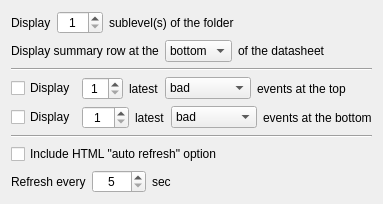
             <widget class="QWidget" name="page">
              <layout class="QVBoxLayout" name="verticalLayout_11">
               <item>
                <layout class="QHBoxLayout" name="horizontalLayout_17">
                 <item>
                  <widget class="QLabel" name="label_12">
                   <property name="sizePolicy">
                    <sizepolicy hsizetype="Maximum" vsizetype="Preferred">
                     <horstretch>0</horstretch>
                     <verstretch>0</verstretch>
                    </sizepolicy>
                   </property>
                   <property name="text">
                    <string>Display</string>
                   </property>
                  </widget>
                 </item>
                 <item>
                  <widget class="QSpinBox" name="spinSublevelsOfTheFolder">
                   <property name="sizePolicy">
                    <sizepolicy hsizetype="Maximum" vsizetype="Fixed">
                     <horstretch>0</horstretch>
                     <verstretch>0</verstretch>
                    </sizepolicy>
                   </property>
                   <property name="alignment">
                    <set>Qt::AlignCenter</set>
                   </property>
                   <property name="minimum">
                    <number>1</number>
                   </property>
                   <property name="maximum">
                    <number>111</number>
                   </property>
                   <property name="value">
                    <number>1</number>
                   </property>
                  </widget>
                 </item>
                 <item>
                  <widget class="QLabel" name="label_13">
                   <property name="text">
                    <string>sublevel(s) of the folder</string>
                   </property>
                  </widget>
                 </item>
                </layout>
               </item>
               <item>
                <layout class="QHBoxLayout" name="horizontalLayout_16" stretch="2,1,3">
                 <item>
                  <widget class="QLabel" name="label_14">
                   <property name="text">
                    <string>Display summary row at the</string>
                   </property>
                  </widget>
                 </item>
                 <item>
                  <widget class="QComboBox" name="cmbSummaryRowAt">
                   <item>
                    <property name="text">
                     <string>bottom</string>
                    </property>
                   </item>
                   <item>
                    <property name="text">
                     <string>top</string>
                    </property>
                   </item>
                  </widget>
                 </item>
                 <item>
                  <widget class="QLabel" name="label_15">
                   <property name="text">
                    <string>of the datasheet</string>
                   </property>
                  </widget>
                 </item>
                </layout>
               </item>
               <item>
                <widget class="Line" name="line_2">
                 <property name="orientation">
                  <enum>Qt::Horizontal</enum>
                 </property>
                </widget>
               </item>
               <item>
                <layout class="QHBoxLayout" name="horizontalLayout_15" stretch="1,1,1,1,3">
                 <item>
                  <widget class="QCheckBox" name="chkLatestEventsTop">
                   <property name="sizePolicy">
                    <sizepolicy hsizetype="Maximum" vsizetype="Fixed">
                     <horstretch>0</horstretch>
                     <verstretch>0</verstretch>
                    </sizepolicy>
                   </property>
                   <property name="text">
                    <string>Display</string>
                   </property>
                  </widget>
                 </item>
                 <item>
                  <widget class="QSpinBox" name="cmbLatestEventsTopNumber">
                   <property name="alignment">
                    <set>Qt::AlignCenter</set>
                   </property>
                   <property name="minimum">
                    <number>1</number>
                   </property>
                   <property name="maximum">
                    <number>50</number>
                   </property>
                  </widget>
                 </item>
                 <item>
                  <widget class="QLabel" name="label_16">
                   <property name="sizePolicy">
                    <sizepolicy hsizetype="Maximum" vsizetype="Preferred">
                     <horstretch>0</horstretch>
                     <verstretch>0</verstretch>
                    </sizepolicy>
                   </property>
                   <property name="text">
                    <string>latest</string>
                   </property>
                  </widget>
                 </item>
                 <item>
                  <widget class="QComboBox" name="cmbLatestEventsTopStatus">
                   <item>
                    <property name="text">
                     <string>bad</string>
                    </property>
                   </item>
                   <item>
                    <property name="text">
                     <string>good</string>
                    </property>
                   </item>
                   <item>
                    <property name="text">
                     <string>bad&amp;good</string>
                    </property>
                   </item>
                   <item>
                    <property name="text">
                     <string>(any)</string>
                    </property>
                   </item>
                  </widget>
                 </item>
                 <item>
                  <widget class="QLabel" name="label_19">
                   <property name="text">
                    <string>events at the top</string>
                   </property>
                  </widget>
                 </item>
                </layout>
               </item>
               <item>
                <layout class="QHBoxLayout" name="horizontalLayout_14" stretch="1,1,1,1,3">
                 <item>
                  <widget class="QCheckBox" name="chkLatestEventsBottom">
                   <property name="sizePolicy">
                    <sizepolicy hsizetype="Maximum" vsizetype="Fixed">
                     <horstretch>0</horstretch>
                     <verstretch>0</verstretch>
                    </sizepolicy>
                   </property>
                   <property name="text">
                    <string>Display</string>
                   </property>
                  </widget>
                 </item>
                 <item>
                  <widget class="QSpinBox" name="cmbLatestEventsBottomNumber">
                   <property name="alignment">
                    <set>Qt::AlignCenter</set>
                   </property>
                   <property name="minimum">
                    <number>1</number>
                   </property>
                   <property name="maximum">
                    <number>400</number>
                   </property>
                  </widget>
                 </item>
                 <item>
                  <widget class="QLabel" name="label_17">
                   <property name="sizePolicy">
                    <sizepolicy hsizetype="Maximum" vsizetype="Preferred">
                     <horstretch>0</horstretch>
                     <verstretch>0</verstretch>
                    </sizepolicy>
                   </property>
                   <property name="text">
                    <string>latest</string>
                   </property>
                  </widget>
                 </item>
                 <item>
                  <widget class="QComboBox" name="cmbLatestEventsBottomStatus">
                   <item>
                    <property name="text">
                     <string>bad</string>
                    </property>
                   </item>
                   <item>
                    <property name="text">
                     <string>good</string>
                    </property>
                   </item>
                   <item>
                    <property name="text">
                     <string>bad&amp;good</string>
                    </property>
                   </item>
                   <item>
                    <property name="text">
                     <string>(any)</string>
                    </property>
                   </item>
                  </widget>
                 </item>
                 <item>
                  <widget class="QLabel" name="label_18">
                   <property name="text">
                    <string>events at the bottom</string>
                   </property>
                  </widget>
                 </item>
                </layout>
               </item>
               <item>
                <widget class="Line" name="line_3">
                 <property name="orientation">
                  <enum>Qt::Horizontal</enum>
                 </property>
                </widget>
               </item>
               <item>
                <widget class="QCheckBox" name="chkIncludeHtmlAutoRefresh_2">
                 <property name="text">
                  <string>Include HTML &quot;auto refresh&quot; option</string>
                 </property>
                </widget>
               </item>
               <item>
                <layout class="QHBoxLayout" name="horizontalLayout_18" stretch="1,1,9">
                 <item>
                  <widget class="QLabel" name="lblRefreshEvery_2">
                   <property name="text">
                    <string>Refresh every</string>
                   </property>
                  </widget>
                 </item>
                 <item>
                  <widget class="QSpinBox" name="spinRefreshEvery_2">
                   <property name="alignment">
                    <set>Qt::AlignCenter</set>
                   </property>
                   <property name="minimum">
                    <number>5</number>
                   </property>
                   <property name="maximum">
                    <number>3600</number>
                   </property>
                  </widget>
                 </item>
                 <item>
                  <widget class="QLabel" name="label_21">
                   <property name="text">
                    <string>sec</string>
                   </property>
                  </widget>
                 </item>
                </layout>
               </item>
              </layout>
             </widget>
